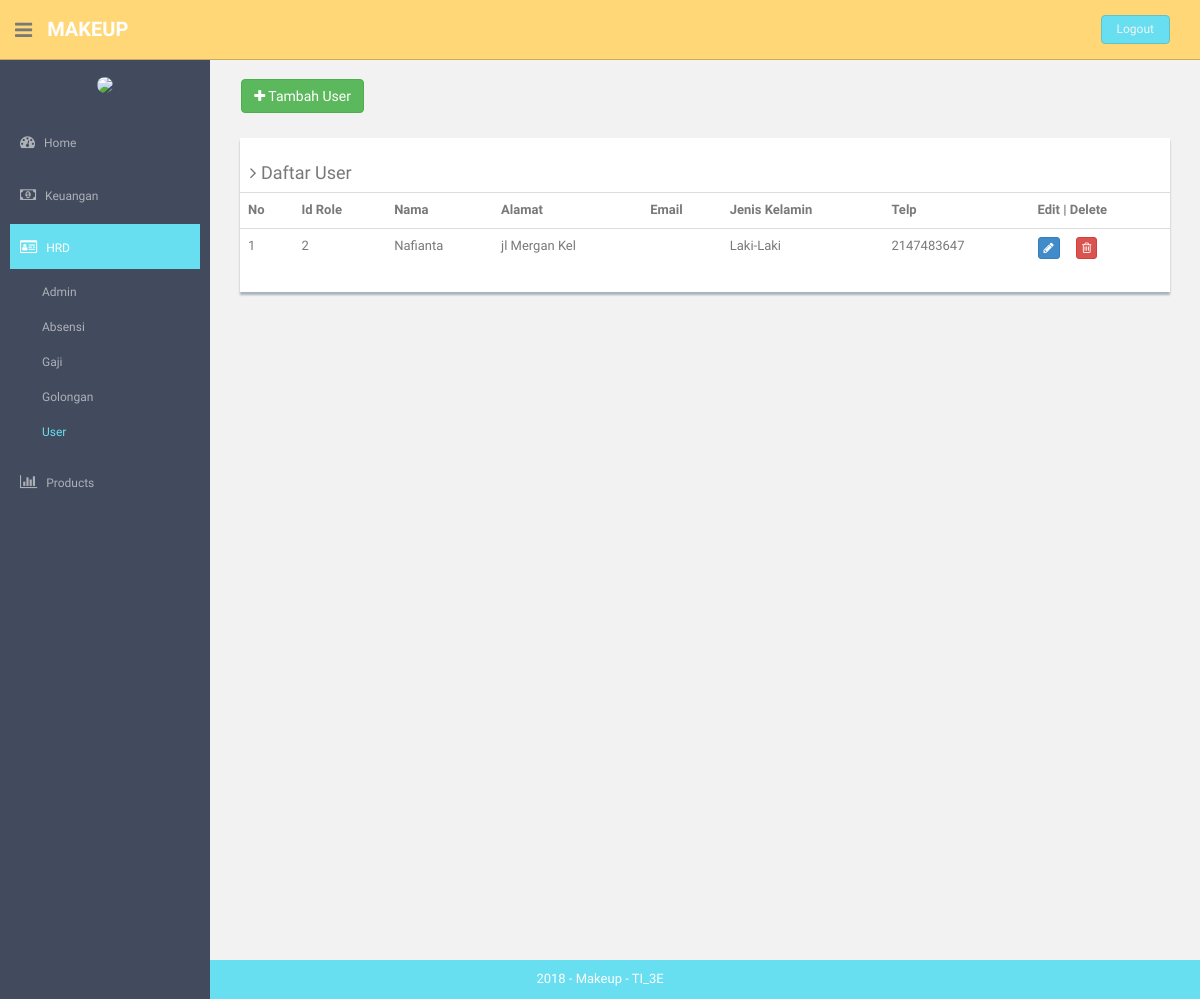
The page /index.php/user on the database as committed earlier.
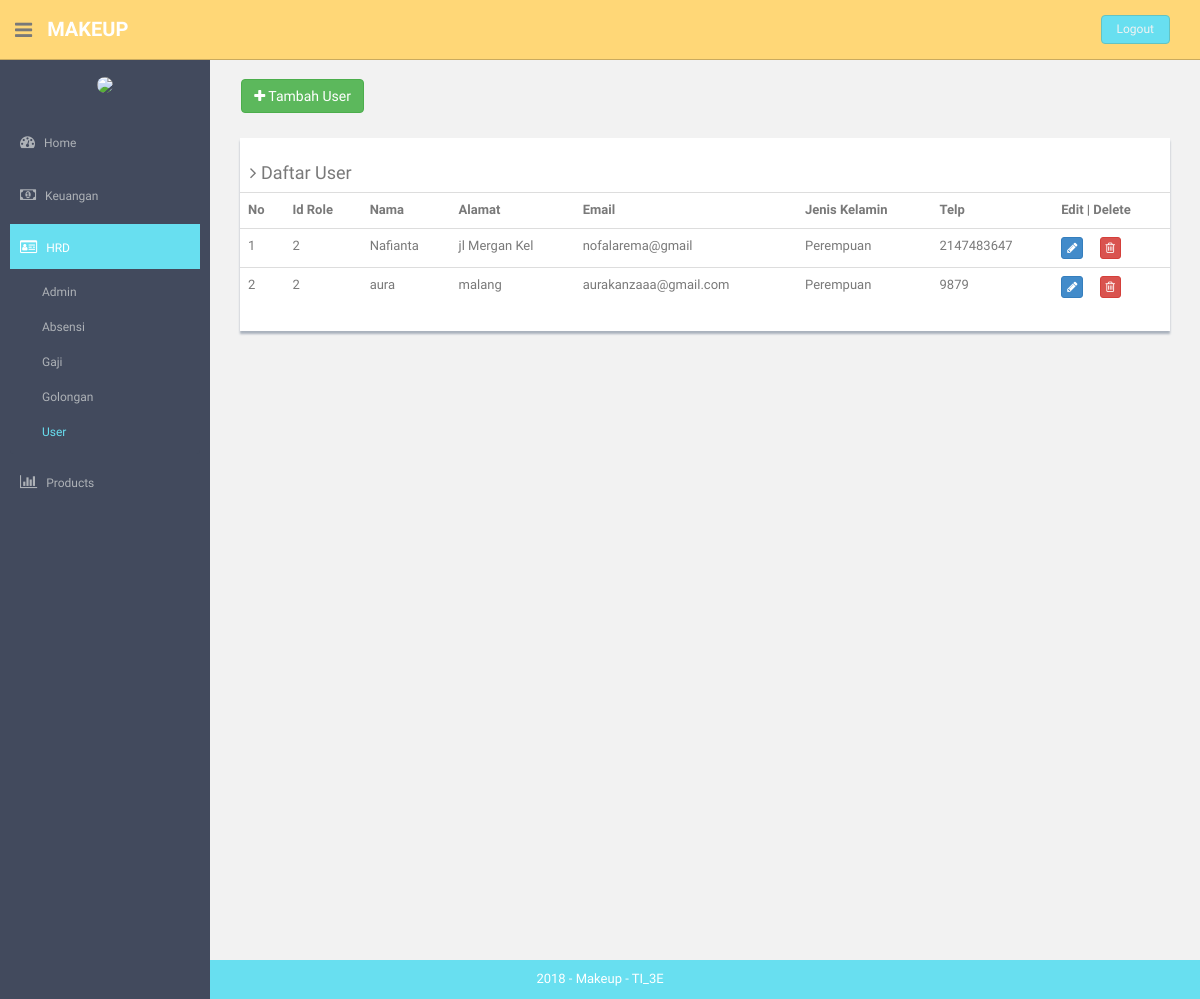
The same page on the database as committed later.
### tables this page shows
CREATE TABLE `user` (
  `id` int(10) NOT NULL,
  `id_role` int(11) NOT NULL,
  `nama` varchar(255) NOT NULL,
  `alamat` varchar(255) NOT NULL,
  `email` varchar(255) NOT NULL,
  `jenis_kelamin` varchar(255) NOT NULL,
  `no_telp` int(13) NOT NULL,
  `username` varchar(10) NOT NULL,
  `password` varchar(32) NOT NULL
);

### application/controllers/User.php (called while the page is built, shortened)
<?php
class User extends CI_Controller {
        public function __construct()
        {
                $this->load->helper('url','form');
                $this->load->library('form_validation');
                $this->load->model('user_model');
                $this->load->model('role_model');
                $this->load->helper('html');
                $this->load->library('image_lib');
                $this->load->model('kategori_model');
                $this->load->model('produk_model');
                $this->load->model('pemesanan_model');
        }
        public function index()
        {
                $object['role']=$this->role_model->getDataRole();
                $object['user']=$this->user_model->getDataUser();
                $cek['status'] = array(
                        'home'=>'',
                        'hrd'=>'active',
                        'keuangan'=>'',
                        'produk'=>'',
                        'pembelian'=>'',
                        'pemasukan'=>'',
                        'pemesanan'=>'',
                'pembayaran'=>'',
                        'pengeluaran'=>'',
                        'utang'=>'',
                        'cash_flow'=>'',
                        'neraca'=>'',
                        'admin'=>'',
                        'gaji'=>'',
                        'golongan'=>'',
                        'absensi'=>'',
                        'user'=>'active',
                        'barang'=>'',
                        'supplier'=>'',
                        'kategori'=>'',
                        );
                $this->load->view('component/header',$cek);
                $this->load->view('user',$object);
                $this->load->view('component/footer');
        }
}

### index.php (called while the page is built, shortened)
<?php
require_once BASEPATH.'core/CodeIgniter.php';

### application/models/User_model.php (called while the page is built, shortened)
<?php
class User_model extends CI_Model {
	public function getDataUser()
	{
		$query = $this->db->query("SELECT id,id_role,nama, alamat, email, jenis_kelamin, no_telp from user");
		return $query->result();
	}
}

### application/views/user.php (the view)
<section id="main-content">
  <section class="wrapper site-min-height">
    <br>&nbsp;&nbsp;&nbsp;&nbsp;
    <a href="<?php echo base_url('index.php/user/form_user'); ?>"><button type="button" class="btn btn-success "><i class="fa fa-plus"> </i> Tambah User</button></a>
    <br>
    <div class="col-md-12 mt">
      <div class="content-panel">
        <table class="table table-hover">
        <h4><i class="fa fa-angle-right"></i> Daftar User</h4>
        <tr>
          <th>No</th>
          <th>Id Role</th>
          <th>Nama</th>
          <th>Alamat</th>
          <th>Email</th>
          <th>Jenis Kelamin</th>
          <th>Telp</th>
          <th align="center">Edit | Delete</th>
        </tr>
        <?php
        $no = 1;
        foreach($user as $key){
        ?>
        <tr>
          <td><?php echo $no++ ?></td>
          <td><?php echo $key->id_role ?></td>
          <td><?php echo $key->nama ?></td>
          <td><?php echo $key->alamat ?></td>
          <td><?php echo $key->email ?></td>
          <td><?php echo $key->jenis_kelamin ?></td>
          <td><?php echo $key->no_telp ?></td>
          <td>
                <a class="btn btn-primary btn-xs" href="<?php echo site_url('user/update/').$key->id ?>">
                  <i class="fa fa-pencil"></i>
                </a>&nbsp;&nbsp;&nbsp;&nbsp;
                <a class="btn btn-danger btn-xs" href="<?php echo site_url('user/delete/').$key->id ?>">
                  <i class="fa fa-trash-o"></i>
                </a>
          </td>
        </tr>
        <?php } ?>
      </table>
      </div>
      </div>
    </section>
    </section>

Rows that differ between the two databases and show on the page:
changed user "Nafianta": email (not shown) → "nofalarema@gmail"; jenis_kelamin "Laki-Laki" → "Perempuan"
added user: id_role "2", nama "aura", alamat "malang", email "aurakanzaaa@gmail.com", jenis_kelamin "Perempuan", no_telp "9879"
